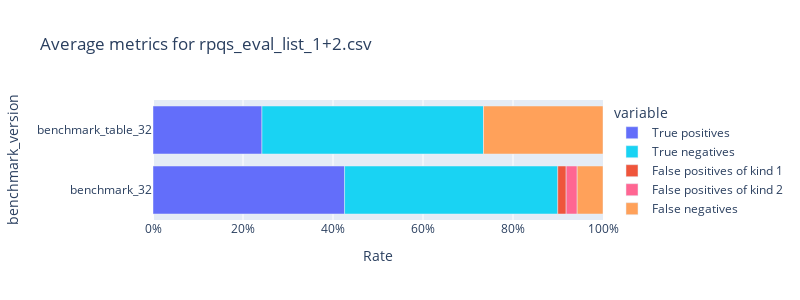

Here is the notebook cell this chart was saved with:
### Code cell
# Choose the benchmark version to be studied
pdf_list_file = "rpqs_eval_list_1+2.csv"
benchmark_list = ["benchmark_32", "benchmark_table_32"]

# Select data in the metrics dataframe
data_to_plot = (mean_df
                .query("pdf_list_file==@pdf_list_file")
                .query("benchmark_version.isin(@benchmark_list)")
                )

# Rename columns
new_names_dict = {
    "tp_rate_vs_pdf": "True positives", 
    "tn_rate_vs_pdf": "True negatives", 
    "fp1_rate_vs_pdf": "False positives of kind 1", 
    "fp2_rate_vs_pdf" : "False positives of kind 2", 
    "fn_rate_vs_pdf": "False negatives"
}
data_to_plot = data_to_plot.rename(columns=new_names_dict)

# Plot
cols_to_show = list(new_names_dict.values())
fig = px.bar(data_to_plot, 
                y="benchmark_version", 
                x=cols_to_show,  
                category_orders={"variable": cols_to_show},
                color_discrete_sequence=[px.colors.qualitative.Plotly[i] for i in [0, 5, 1, 6, 4]],
                height=300,
                width=800,
                title=f"Average metrics for {pdf_list_file}"
                )

fig.update(layout_xaxis_range = [0,1], layout_xaxis_title="Rate", layout_xaxis_tickformat = ',.0%')
fig.show()

### Figure 1 — Plotly figure (JSON) as saved in the notebook; plotly's stock layout.template omitted (floating-point values rounded to 4 significant figures)
{"data": [{"alignmentgroup": "True", "hovertemplate": "variable=True positives<br>value=%{x}<br>benchmark_version=%{y}<extra></extra>", "legendgroup": "True positives", "marker": {"color": "#636EFA", "pattern": {"shape": ""}}, "name": "True positives", "offsetgroup": "True positives", "orientation": "h", "showlegend": true, "textposition": "auto", "type": "bar", "x": [0.4257, 0.2421], "xaxis": "x", "y": ["benchmark_32", "benchmark_table_32"], "yaxis": "y"}, {"alignmentgroup": "True", "hovertemplate": "variable=True negatives<br>value=%{x}<br>benchmark_version=%{y}<extra></extra>", "legendgroup": "True negatives", "marker": {"color": "#19D3F3", "pattern": {"shape": ""}}, "name": "True negatives", "offsetgroup": "True negatives", "orientation": "h", "showlegend": true, "textposition": "auto", "type": "bar", "x": [0.4737, 0.4924], "xaxis": "x", "y": ["benchmark_32", "benchmark_table_32"], "yaxis": "y"}, {"alignmentgroup": "True", "hovertemplate": "variable=False positives of kind 1<br>value=%{x}<br>benchmark_version=%{y}<extra></extra>", "legendgroup": "False positives of kind 1", "marker": {"color": "#EF553B", "pattern": {"shape": ""}}, "name": "False positives of kind 1", "offsetgroup": "False positives of kind 1", "orientation": "h", "showlegend": true, "textposition": "auto", "type": "bar", "x": [0.01871, 0], "xaxis": "x", "y": ["benchmark_32", "benchmark_table_32"], "yaxis": "y"}, {"alignmentgroup": "True", "hovertemplate": "variable=False positives of kind 2<br>value=%{x}<br>benchmark_version=%{y}<extra></extra>", "legendgroup": "False positives of kind 2", "marker": {"color": "#FF6692", "pattern": {"shape": ""}}, "name": "False positives of kind 2", "offsetgroup": "False positives of kind 2", "orientation": "h", "showlegend": true, "textposition": "auto", "type": "bar", "x": [0.02456, 0], "xaxis": "x", "y": ["benchmark_32", "benchmark_table_32"], "yaxis": "y"}, {"alignmentgroup": "True", "hovertemplate": "variable=False negatives<br>value=%{x}<br>benchmark_version=%{y}<extra></extra>", "legendgroup": "False negatives", "marker": {"color": "#FFA15A", "pattern": {"shape": ""}}, "name": "False negatives", "offsetgroup": "False negatives", "orientation": "h", "showlegend": true, "textposition": "auto", "type": "bar", "x": [0.05731, 0.2655], "xaxis": "x", "y": ["benchmark_32", "benchmark_table_32"], "yaxis": "y"}], "layout": {"barmode": "relative", "height": 300, "legend": {"title": {"text": "variable"}, "tracegroupgap": 0}, "title": {"text": "Average metrics for rpqs_eval_list_1+2.csv"}, "width": 800, "xaxis": {"anchor": "y", "domain": [0, 1], "range": [0, 1], "tickformat": ",.0%", "title": {"text": "Rate"}}, "yaxis": {"anchor": "x", "domain": [0, 1], "title": {"text": "benchmark_version"}}}}
